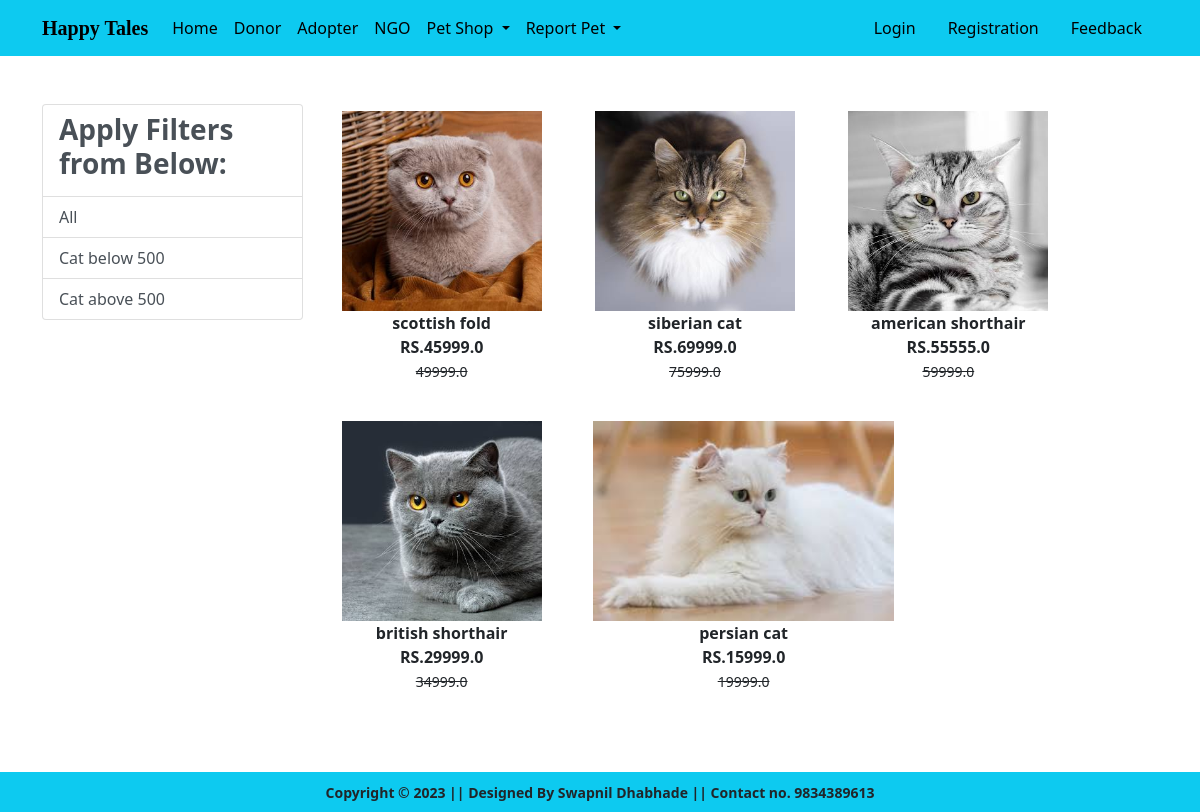
Page /cat/ on the committed database.
### donation/models.py (models this page shows, shortened)
class Product(models.Model):
    title = models.CharField(max_length=100)
    selling_price = models.FloatField()
    discounted_price = models.FloatField()
    description = models.TextField()
    brand = models.CharField(max_length=100)
    category = models.CharField(choices=CATEGORY_CHOICES, max_length=5)
    product_image = models.ImageField(upload_to="productimg")

### donation/views.py (the view)
# urls.py: path('cat/', views.cat, name='cat'),
def cat(request, data=None):
    totalitem = 0
    if data == None:
        cat = Product.objects.filter(category='ca')
    elif data == 'below':
        cat = Product.objects.filter(category='ca').filter(discounted_price__lt=500)
    elif data == 'above':
        cat = Product.objects.filter(category='ca').filter(discounted_price__gt=500)
    if request.user.is_authenticated:
        cat = len(Cart.objects.filter(user=request.user))
    return render(request, 'cat.html', {'cat': cat, 'totalitem': totalitem})

### donation/templates/cat.html (shortened to what this page needs)
{% extends 'base.html' %}
{% load static %}
{% block main-content %}
<body>
<div class="container my-5 ">
 <div class="row">
  <div class="col-sm-3">
    <div class="list-group">
        <a href="#" class="list-group-item
         list-group-item-action" aria-current="true" ><h3 class="fw-bold">Apply Filters from Below:</h3></a>
        <a href="{% url 'cat' %}" class="list-group-item
         list-group-item-action" aria-current="true">All</a>
         <a href="{% url 'catdata' 'below' %}" class="list-group-item
         list-group-item-action" aria-current="true">Cat below 500</a>
         <a href="{% url 'catdata' 'above' %}" class="list-group-item
         list-group-item-action" aria-current="true">Cat above 500</a>
    </div>
  </div>
  <div class="col-sm-8">
      <div class="row">
          {% for product in cat %}
           <div class="col-sm-4 text-center mb-4">
               <a href="{% url 'product-detail' product.id %}" class="btn">
                   <div class="item">
                       <img src="{{product.product_image.url}}" alt="" height="200" class="">
                       <div class="fw-bold">{{product.description}}</div>
                       <div class="fw-bold">RS.{{product.discounted_price}}</div>
                       <small class="fw-light text-decoration-line-through">{{product.selling_price}}</small>
                   </div>
                </a>
            </div>
            {% endfor %}
        </div>
  </div>
 </div>
</div>
</body>
{% endblock main-content %}

### rows in the picture
Product: product_image (picture), description "scottish fold", discounted_price "45999.0", selling_price "49999.0"
Product: product_image (picture), description "siberian cat", discounted_price "69999.0", selling_price "75999.0"
Product: product_image (picture), description "american shorthair", discounted_price "55555.0", selling_price "59999.0"
Product: product_image (picture), description "british shorthair", discounted_price "29999.0", selling_price "34999.0"
Product: product_image (picture), description "persian cat", discounted_price "15999.0", selling_price "19999.0"
